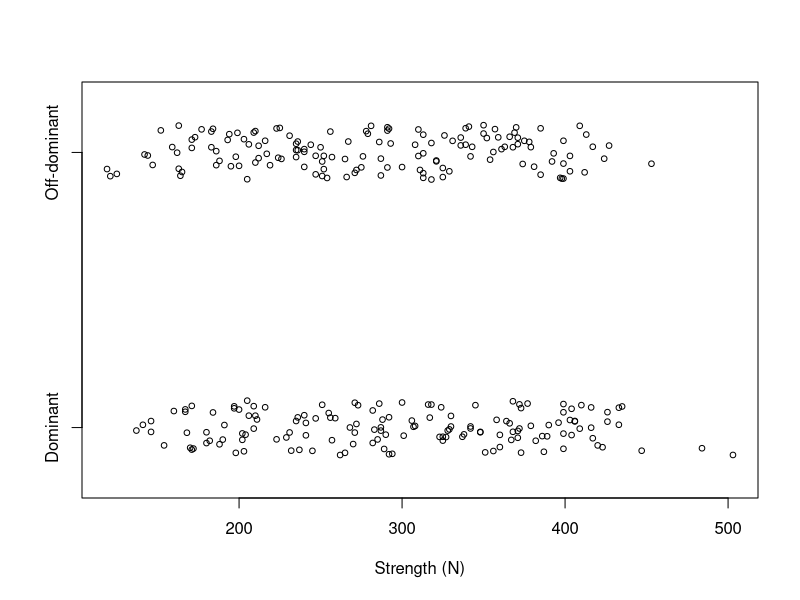

This figure's R source: (Note: this script raises an error after producing the figure.)
## ---- chunk 1
setwd("C:/Users/krgross/Documents/GitHub/st512-course-notes/")
knitr::opts_chunk$set(fig.width = 5, fig.height = 4.5, fig.align = "center") 
## ---- chunk 2
grip <- read.table("data/gripall.txt", head = T, stringsAsFactors = T)

with(grip, stripchart(list(Dominant, Off), method = "jitter", pch = 1, cex = 0.75, 
                      group.names = c("Dominant", "Off-dominant"), xlab = "Strength (N)"))
## ---- chunk 3
grip <- read.table("data/gripall-long.txt", head = T, stringsAsFactors = T)
fm1 <- lm(strength ~ subject + hand, data = grip)
anova(fm1)
## ---- chunk 4
knitr::include_graphics("images/stenstrom-schematic.png", dpi = 100)
knitr::include_graphics("images/stenstrom-photo.png", dpi = 100)
## ---- chunk 5
plot(c(-0.5,1.5),c(0.5,2),type="n",xlab="Acupuncture",ylab="Relief score",xaxt="n")
axis(1,at=0:1,lab=c("No","Yes"))
lines(c(0,1),c(0.6,1.175),col="blue",lwd=2)
lines(c(0,1),c(1.06,1.79),col="red",lwd=2)
points(c(0,1),c(0.6,1.175),pch="P",lwd=2)
points(c(0,1),c(1.06,1.79),pch="T",lwd=2)

legend(0,1.8,leg=c("Placebo","Treated"),col=c("blue","red"),pch=c("P","T"))
## ---- chunk 6
sapa <- c(94.5,115,108.8,104.9)
sapr <- c(110,93.2,98,109.8)
srpa <- c(117.7,111.9,101.2,122.4)
srpr <- c(109.4,120.6,121.1,102.4)

plot(c(-0.5,1.5),c(100,115),type="n",xlab="Protein location",ylab="Response",xaxt="n")
axis(1,at=0:1,lab=c("Absomasum","Rumen"))
lines(c(0,1)-.02,c(mean(sapa),mean(sapr)),col="blue",lwd=2)
lines(c(0,1)+.02,c(mean(srpa),mean(srpr)),col="red",lwd=2)
points(c(0,1)-.02,c(mean(sapa),mean(sapr)),pch="A",lwd=2)
points(c(0,1)+.02,c(mean(srpa),mean(srpr)),pch="R",lwd=2)

legend(-0.5,105,leg=c("Starch=A","Starch=R"),col=c("blue","red"),pch=c("A","R"),bty="n")
## ---- chunk 7
par(las=1,bty='l')

plot(c(-0.5,1.5),c(27,34),type="n",xlab="Culitvar",ylab="Yield",xaxt="n")
axis(1,at=0:1,lab=c("A","B"))
lines(c(0,1),c(27.9,28.025),col="red",lwd=2)
lines(c(0,1),c(29.25,30.65),col="blue",lwd=2)
lines(c(0,1),c(33.15,33.525),col="black",lwd=2)
points(c(0,1),c(27.9,28.025),col="red",pch="C")
points(c(0,1),c(29.25,30.65),col="blue",pch="D")
points(c(0,1),c(33.15,33.525),col="black",pch="L")

#add.bars<-function(x,y,se,...) segments(x,y-se,x,y+se,...)
#add.bars(0,20,2.16/sqrt(20),col="red",lwd=2)
#add.bars(1,18.8,1.58/sqrt(20),col="red",lwd=2)
#add.bars(0,17.6,1.57/sqrt(20),col="blue",lwd=2)
#add.bars(1,15.1,2.43/sqrt(20),col="blue",lwd=2)

legend(1.1,32,col=c("red","blue","black"),lty=rep("solid",3),leg=c("CON","DEA","LIV"),lwd=2,bty="n")
## ---- chunk 8
grass_anova_table <- data.frame(cbind(sources = c("Cultivar", "Whole-plot error","Inocuolation", 
                                                 "Cultivar*Inoculation", "Residual error", "Total"),
                                      df = c(1, "6 (=8 - 1 - 1)", 2, 2, "12 \ (= 24 - 1 - 1 - 6 - 2 - 2)", 23)))

colnames(grass_anova_table) = c("source", "df")
                            
knitr::kable(format="html",
             grass_anova_table, 
             escape = FALSE) 
## ---- chunk 9
growth <- read.table("data/growth.txt", stringsAsFactors = T, head = T)
with(growth, lattice::xyplot(size ~ age | person, groups = gender, type = "b", pch = 16))
## ---- chunk 10
growth_anova_table <- data.frame(cbind(sources = c("Gender", "Age", "Gender * Age", "Whole-plot error","Residual error", "Total"),
                                       df = c(1, 3, 3, "25 (=27 - 1 - 1)", "75	(=108 - 1 - 1 - 25 - 3 - 3)", 107)))

colnames(growth_anova_table) = c("source", "df")
                            
knitr::kable(format="html",
             growth_anova_table, 
             escape = FALSE) 
## ---- chunk 11
dental_aic_table <- data.frame(cbind(type = c("CS", "AR(1)", "UN"), 
                               aic = c(427.5, 438.7, 436.5)))

colnames(dental_aic_table) = c("Covariance structure", "AICc")
                            
knitr::kable(format="html",
             dental_aic_table, 
             escape = FALSE) 
